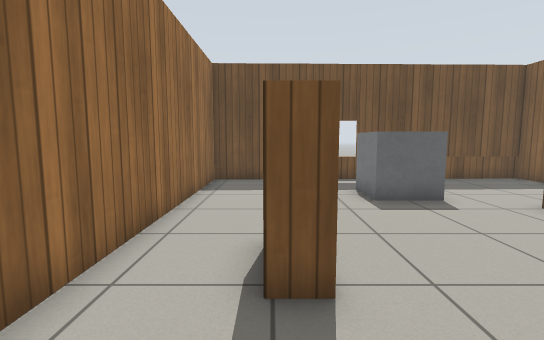
[1] (above)

12 first-person views from a walk through a world built for the Gazebo simulator. The camera is 0.9 m above the floor, tilts 6° down and sees 85° across. The floor is counted in squares, 0.5 m on a side. Each view is taken from the middle of a square. On the plan, view 1 faces up. The plan holds only what a view shows up to about 16 squares ahead; the rest is blank. Gazebo's built-in surfaces are drawn with simple patterns.

[2]
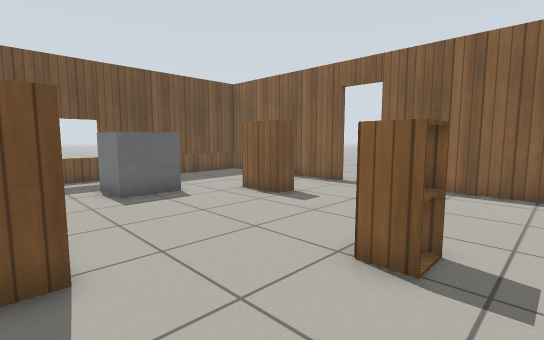

[3]
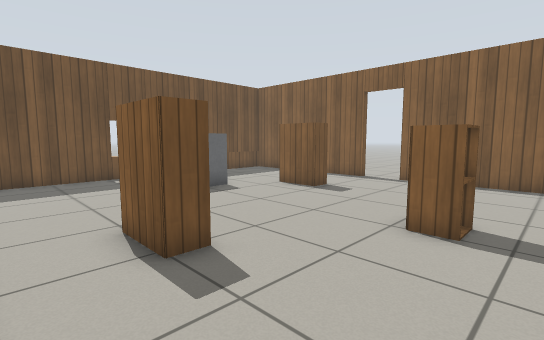

[4]
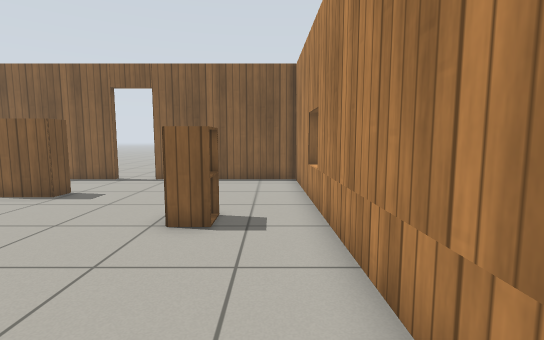

[5]
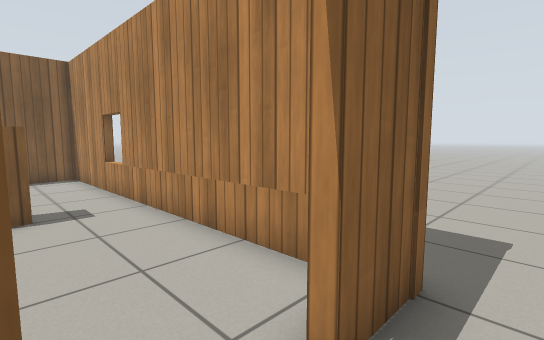

[6]
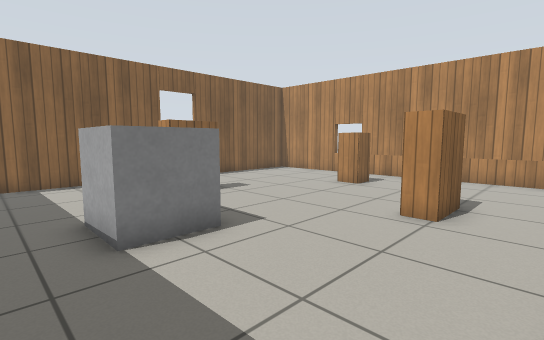

[7]
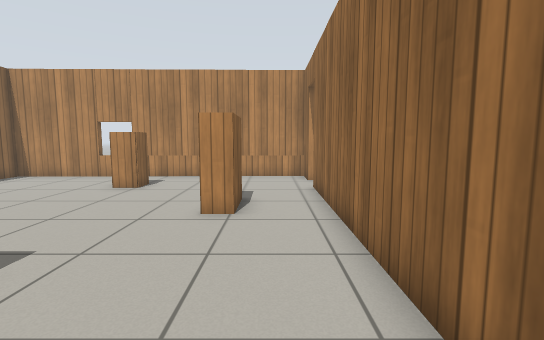

[8]
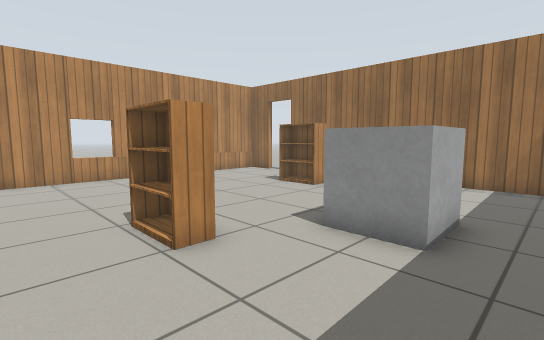

[9]
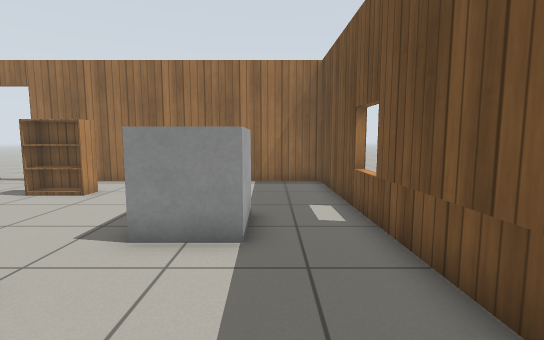

[10]
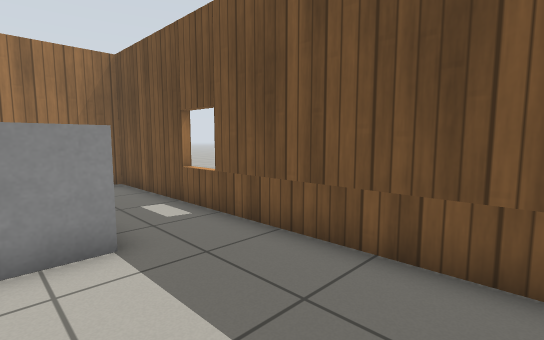

[11]
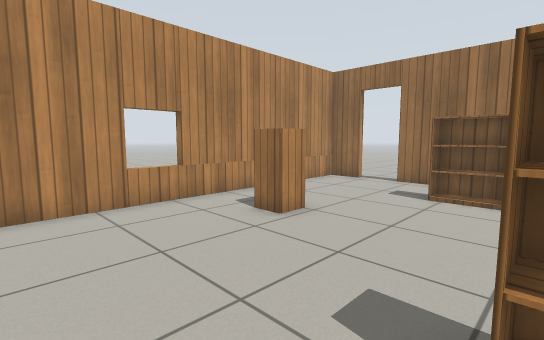

[12]
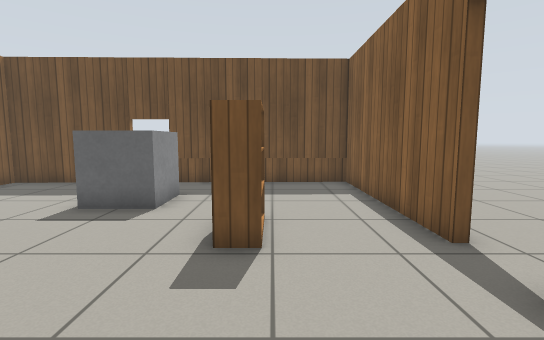

### Floor plan
Points are (right, up) in squares from view 1. A wall is a line through its corners. A room is listed if a view was taken in it or the views show most of it. See-through windows are left out.
Room 1 (views 1, 2, 3, 4, 6, 7, 8, 9, 10, 11, 12)
walls: (11.1, 6) (11.1, 13.3) (-2.6, 13.1) (-2.6, 0.9); (-2.6, -0.8) (-2.6, -2.3) (11.1, -2.1) (11.1, 4.2)
ways out: open door at (-3, 0.5) to room 2; open door at (11, 5.5)
objects: bookshelf (0, 3) to (0, 5); grey box (3, 9) to (5, 10); cabinet (4, 0) to (5, 1); bookshelf (7, 6) to (8, 7)
Room 2 (view 5)
walls: (-2.9, -2.7) (-2.9, -0.7)
ways out: open door at (-3, 0.5) to room 1

Positions as (right, up) in squares from view 1, and headings:
1: (0, 0), facing up
2: (0, -1), facing up-right
3: (-2, -1), facing up-right
4: (-2, -1), facing right
5: (-4, 1), facing down-right
6: (-2, 12), facing down-right
7: (-1, 12), facing down
8: (10, 12), facing down-left
9: (10, 11), facing left
10: (10, 9), facing up-left
11: (10, 6), facing down-left
12: (8, 1), facing up
